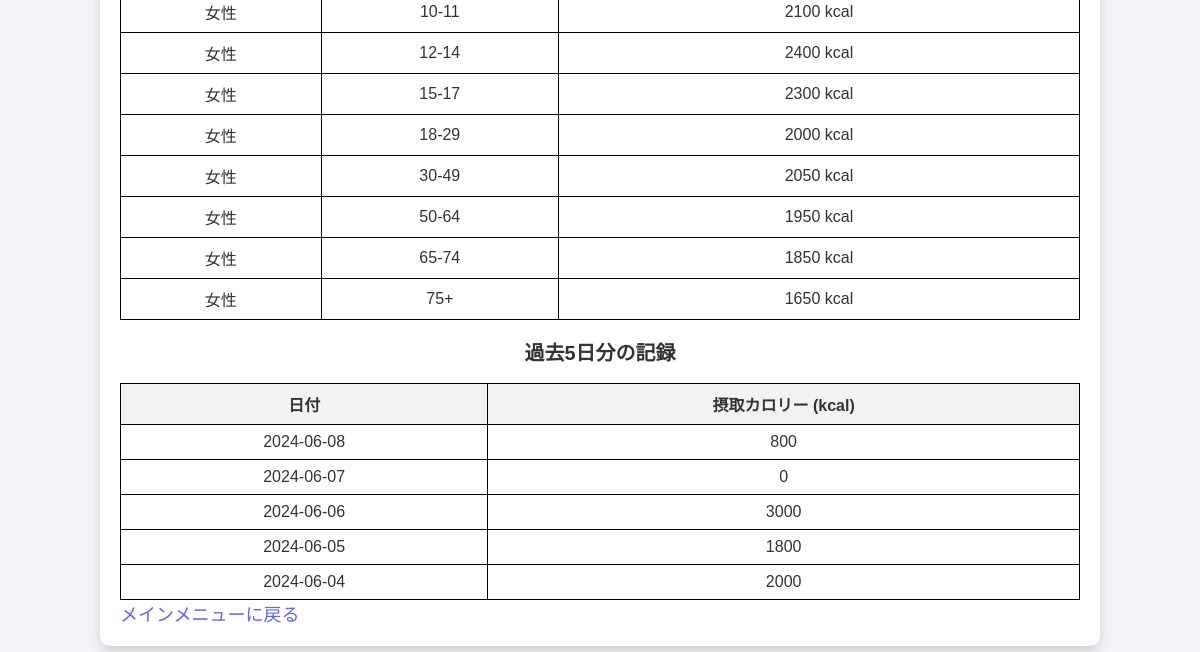
/accounts/food_record/ (signed in, lower part), run on an earlier commit of the app's database.
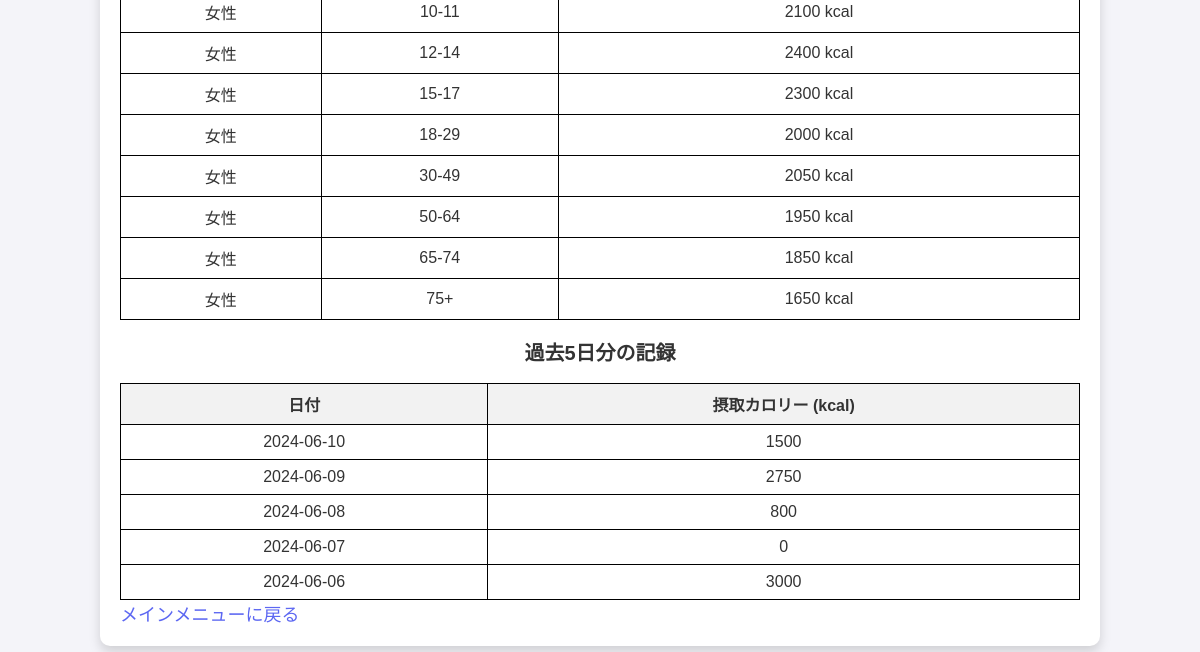
And on a later commit of the database.
### myapp/models.py (models this page shows, shortened)
class FoodRecord(models.Model):
    user = models.ForeignKey(CustomUser, on_delete=models.CASCADE, verbose_name=_('ユーザー'))
    date = models.DateField(_('日付'))
    calories = models.IntegerField(_('カロリー'))
    description = models.TextField(_('説明'), blank=True, null=True)
    class Meta:
        unique_together = ('user', 'date')

### myapp/views.py (the view)
# urls.py: path('food_record/', views.food_record, name='food_record'),
@login_required
def food_record(request):
    user_profile = UserProfile.objects.get(user=request.user)
    birthdate = user_profile.user.birth_date
    converted_gender = convert_gender(user_profile.user.gender)
    today = date.today()
    age = today.year - birthdate.year - ((today.month, today.day) < (birthdate.month, birthdate.day))
    recommended_calories = get_recommended_calories(age, converted_gender)
    recommended_calories_plus_500 = recommended_calories + 500
    recommended_calories_minus_500 = recommended_calories - 500
    calories_by_age_gender = get_calories_by_age_gender()
    form = FoodRecordForm(request.POST or None)
    if request.method == 'POST' and form.is_valid():
        record = form.save(commit=False)
        record.user = request.user
        record.date = form.cleaned_data['date']
        record.save()
        return redirect('myapp:food_record')
    food_records = FoodRecord.objects.filter(user=request.user).order_by('-date')
    yesterday_calories = food_records.first().calories if food_records.exists() else 0
    goal_calories = user_profile.target_calories
    achievement_percent = (yesterday_calories / goal_calories * 100) if goal_calories else 0
    past_five_days_records = FoodRecord.objects.filter(user=request.user).order_by('-date')[:5]
    context = {
        'form': form,
        'recommended_calories': recommended_calories,
        'recommended_calories_plus_500': recommended_calories_plus_500,
        'recommended_calories_minus_500': recommended_calories_minus_500,
        'calories_by_age_gender': calories_by_age_gender,
        'food_records': food_records,
        'birthdate': birthdate,
        'gender': converted_gender,
        'age': age,
        'today': today,
        'yesterday_calories': yesterday_calories,
        'goal_calories': goal_calories,
        'achievement_percent': achievement_percent,
        'past_five_days_records': past_five_days_records,
    }
    return render(request, 'food_record.html', context)

### myapp/authentication.py (called while the page is built)
    def get_user(self, user_id):
        UserModel = get_user_model()
        try:
            return UserModel.objects.get(pk=user_id)
        except UserModel.DoesNotExist:
            return None

### myapp/views.py (called while the page is built, shortened)
def convert_gender(gender):
    if gender == 'M':
        return '男性'
    elif gender == 'F':
        return '女性'
    else:
        return None

def get_recommended_calories(age, gender):
    print("get_recommended_calories",)
    if age == 0:
        return 500

def get_calories_by_age_gender():
    return {
        '男性': {'0': 500,
            '1-2': 950, '3-5': 1300, '6-7': 1550, '8-9': 1850, '10-11': 2250,
            '12-14': 2600, '15-17': 2800, '18-29': 2650, '30-49': 2700,
            '50-64': 2600, '65-74': 2400, '75+': 2100
        },
        '女性': {'0': 500,
            '1-2': 900, '3-5': 1250, '6-7': 1450, '8-9': 1700, '10-11': 2100,
            '12-14': 2400, '15-17': 2300, '18-29': 2000, '30-49': 2050,
            '50-64': 1950, '65-74': 1850, '75+': 1650
        }
    }

### myapp/templates/food_record.html (shortened to what this page needs)
<!DOCTYPE html>
<html lang="ja">
<head>
    {% load static %}
    <link rel="stylesheet" href="{% static 'css/styles.css' %}">
</head>
<body class="body-background food-record">
    <div class="container">
        <table id="calorie-table">
            <tbody>
                {% for gender, age_groups in calories_by_age_gender.items %}
                {% for age_range, calories in age_groups.items %}
                <tr>
                    <td>{{ gender }}</td>
                    <td>{{ age_range }}</td>
                    <td>{{ calories }} kcal</td>
                </tr>
                {% endfor %}
                {% endfor %}
            </tbody>
        </table>
        <h2>過去5日分の記録</h2>
        <table>
            <thead>
                <tr>
                    <th>日付</th>
                    <th>摂取カロリー (kcal)</th>
                </tr>
            </thead>
            <tbody>
                {% for record in past_five_days_records %}
                <tr>
                    <td>{{ record.date|date:"Y-m-d" }}</td>
                    <td>{{ record.calories }}</td>
                </tr>
                {% empty %}
                <tr>
                    <td colspan="2">記録がありません。</td>
                </tr>
                {% endfor %}
            </tbody>
        </table>
        <div class="text-center">
            <a href="{% url 'myapp:main_menu' %}" class="back-link">メインメニューに戻る</a>
        </div>
    </div>
</body>
</html>

What changed in the data, as far as the page shows it:
no longer on this page (row unchanged): FoodRecord: date "2024-06-05", calories "1800"
no longer on this page (row unchanged): FoodRecord: date "2024-06-04", calories "2000"
added FoodRecord: date "2024-06-10", calories "1500"
added FoodRecord: date "2024-06-09", calories "2750"
